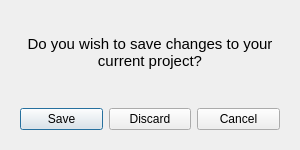
<?xml version="1.0" encoding="UTF-8"?>
<ui version="4.0">
 <class>PConfirmClose</class>
 <widget class="QDialog" name="PConfirmClose">
  <property name="geometry">
   <rect>
    <x>0</x>
    <y>0</y>
    <width>300</width>
    <height>150</height>
   </rect>
  </property>
  <property name="windowTitle">
   <string>Dialog</string>
  </property>
  <layout class="QVBoxLayout" name="verticalLayout">
   <item>
    <widget class="QLabel" name="label">
     <property name="sizePolicy">
      <sizepolicy hsizetype="Preferred" vsizetype="MinimumExpanding">
       <horstretch>0</horstretch>
       <verstretch>0</verstretch>
      </sizepolicy>
     </property>
     <property name="font">
      <font>
       <pointsize>11</pointsize>
      </font>
     </property>
     <property name="text">
      <string>Do you wish to save changes to your current project?</string>
     </property>
     <property name="alignment">
      <set>Qt::AlignCenter</set>
     </property>
     <property name="wordWrap">
      <bool>true</bool>
     </property>
    </widget>
   </item>
   <item>
    <widget class="QWidget" name="widget" native="true">
     <layout class="QHBoxLayout" name="horizontalLayout">
      <item>
       <widget class="QPushButton" name="pushButtonSave">
        <property name="text">
         <string>Save</string>
        </property>
       </widget>
      </item>
      <item>
       <widget class="QPushButton" name="pushButtonDiscard">
        <property name="text">
         <string>Discard</string>
        </property>
       </widget>
      </item>
      <item>
       <widget class="QPushButton" name="pushButtonCancel">
        <property name="text">
         <string>Cancel</string>
        </property>
       </widget>
      </item>
     </layout>
    </widget>
   </item>
  </layout>
 </widget>
 <resources/>
 <connections/>
</ui>
